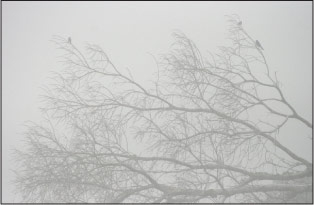
#> input picture branches.jpg, 314 x 205 px, given in place of agha-bozorg.jpg, which was not available
$ python sobel1.py   (older library calls are emulated)
#> lines starting #> are read from the running program, lines starting #| are printed output that depends on the picture; pictures that were not available may be replaced by others from this repository, and a replacement may not be noted
import numpy as np
import cv2
from matplotlib import pyplot as plt

I = cv2.imread("agha-bozorg.jpg", cv2.IMREAD_GRAYSCALE)
#> I: shape (205, 314); min 26, max 226, mean 195.8

# Compute the gradient in x direction using the sobel filter

# Method 1: using filter2D **********

Dx = np.array([[-1, 0, 1],
               [-2, 0, 2],
               [-1, 0, 1]]);  # Sobel filter

Ix = cv2.filter2D(I, -1, Dx);  # uint8: nagative values are zero
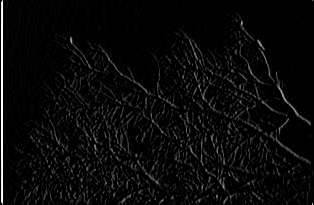
#> Ix: shape (205, 314); min 0, max 255, mean 9.3
print(I.dtype)
#| uint8
print(Ix.dtype)
#| uint8

Ix = cv2.filter2D(I, cv2.CV_16S, Dx);  # cv2.CV_16S: 16 bit signed integer
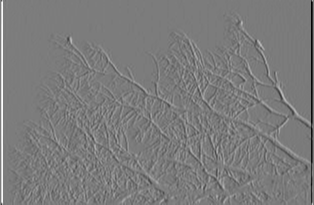
#> Ix: shape (205, 314) int16; min -341, max 360, mean -0.1; drawn with min black and max white
# cv2.CV_16S: nagative values are unchanged


print(Ix.dtype)
#| int16

input('press ENTER to continue... ')

# Method 2: using sobel function **********
Ix2 = cv2.Sobel(I, cv2.CV_16S, 1, 0)

print(np.abs(Ix - Ix2))
#> (printed output is left out)
# print(np.abs(Ix - Ix2))

input('press ENTER to continue... ')

# Plot the gradient image
f, axes = plt.subplots(2, 2)

axes[0, 0].imshow(I, cmap='gray')
axes[0, 0].set_title("Original Image")

print("Ix=", Ix)
#> (printed output is left out)
axes[0, 1].imshow(Ix, cmap='gray')
axes[0, 1].set_title("Ix (cv2.filter2D)")

print("Ix2", Ix2)
#> (printed output is left out)
axes[1, 0].imshow(Ix2, cmap='gray')
axes[1, 0].set_title("Ix2 (cv2.Sobel)")

axes[1, 1].imshow(np.abs(Ix), cmap='gray')
axes[1, 1].set_title("abs(Ix)")

# Notice that imshow in matplotlib considers the minimums value of I
# as black and the maximum value as white (this is different from
# the behaviour in cv2.imshow
plt.show()
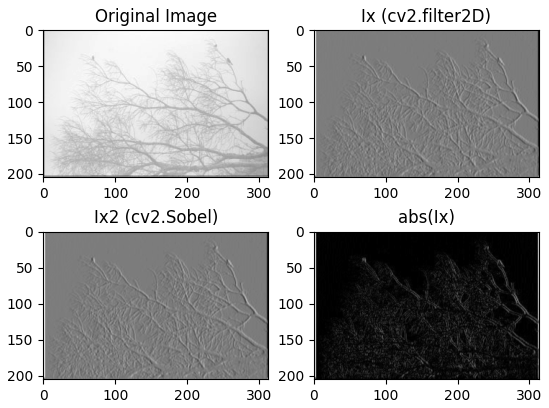
#> figure drawn by matplotlib, 4 panels

$ run again, on map.jpg
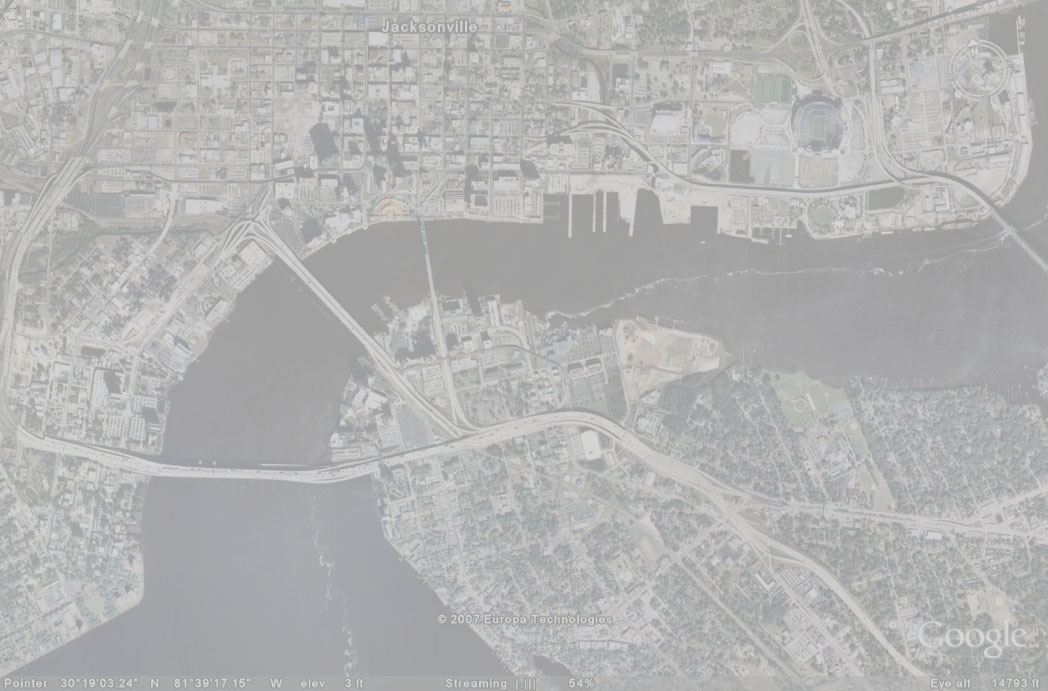
#> input picture map.jpg, 1048 x 691 px, given in place of agha-bozorg.jpg, which was not available
#| uint8
#| uint8
#> `Ix = cv2.filter2D(I, cv2.CV_16S, Dx);`:
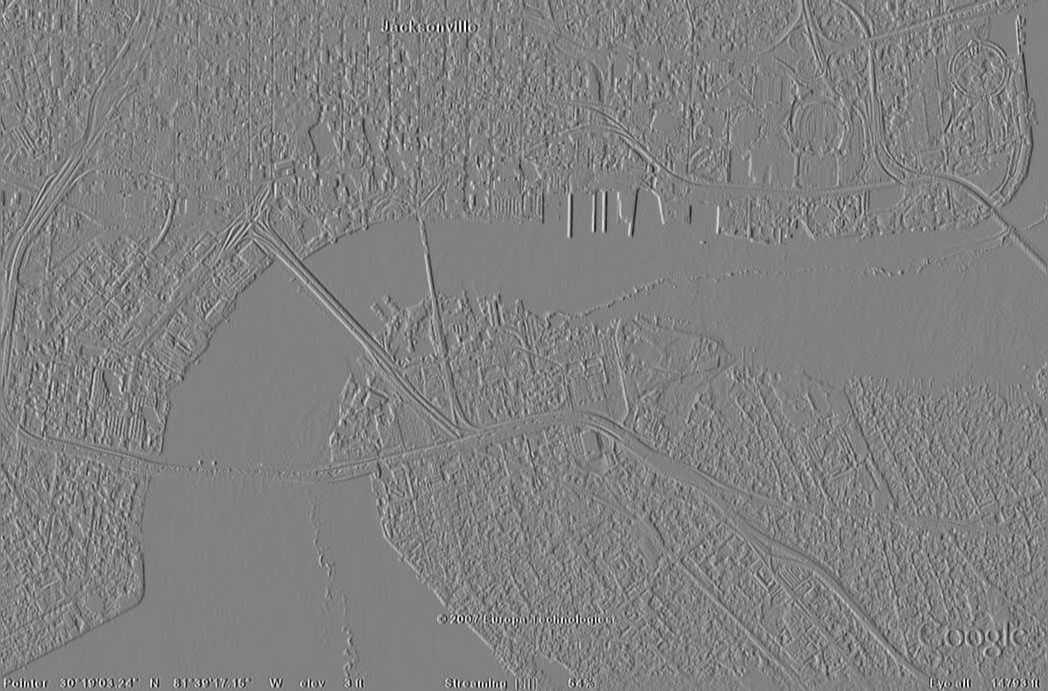
#> Ix: shape (691, 1048) int16; min -255, max 248, mean -0.1; drawn with min black and max white
#| int16
#> (printed output is left out)
#> (printed output is left out)
#> (printed output is left out)
#> `plt.show()`:
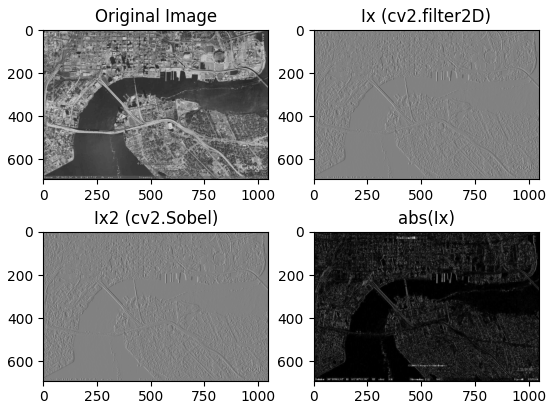
#> figure drawn by matplotlib, 4 panels

$ run again, on terrain.jpg
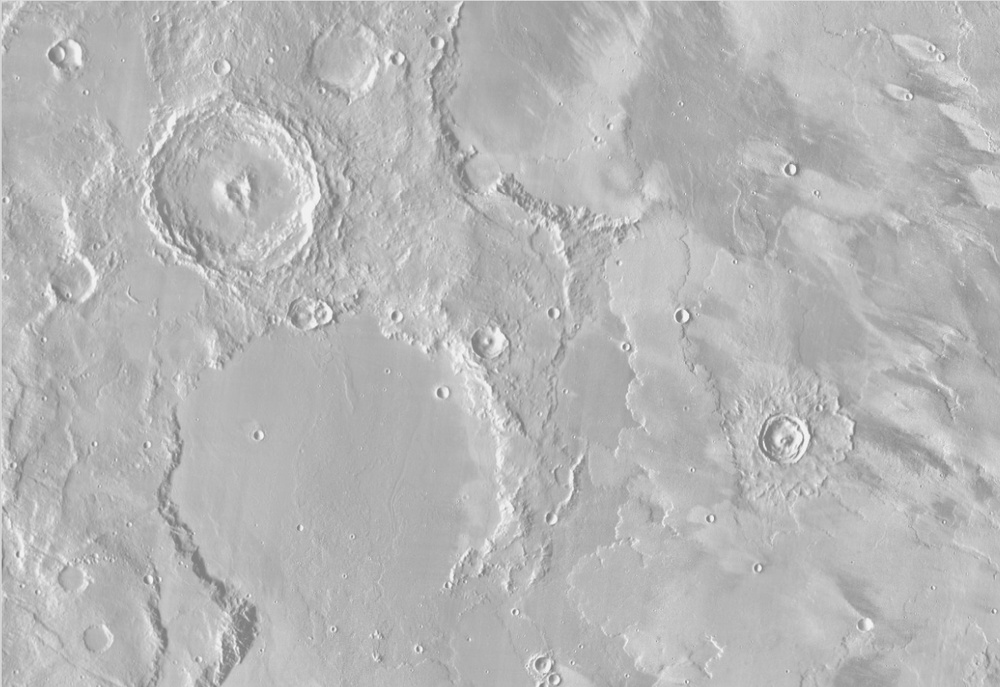
#> input picture terrain.jpg, 1000 x 687 px, shrunk from 1255 x 862 before the run, given in place of agha-bozorg.jpg, which was not available
#> I is the input picture: shape (687, 1000); min 117, max 250, mean 182.2
#| uint8
#| uint8
#> `Ix = cv2.filter2D(I, cv2.CV_16S, Dx);`:
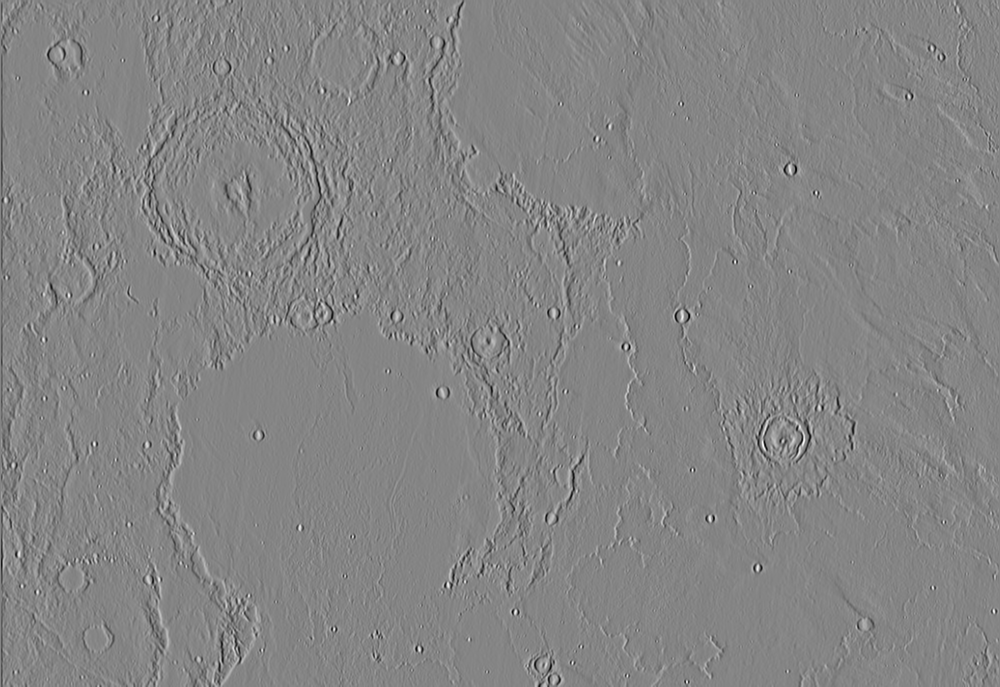
#> Ix: shape (687, 1000) int16; min -471, max 433, mean -0.2; drawn with min black and max white
#| int16
#> (printed output is left out)
#> (printed output is left out)
#> (printed output is left out)
#> `plt.show()`:
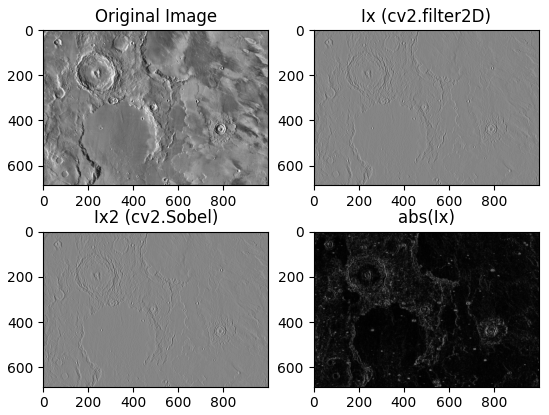
#> figure drawn by matplotlib, 4 panels
